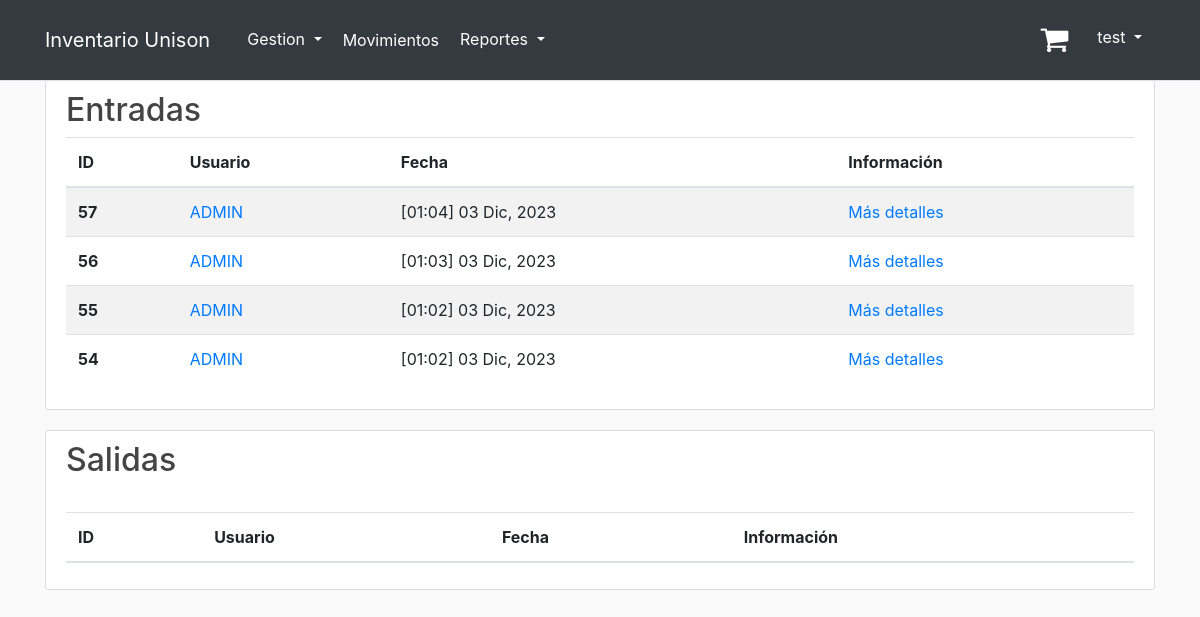
The page /movements (signed in) on the database its author committed.
### inventory/models.py (models this page shows, shortened)
class Report(models.Model):
    TYPE_MOVEMENT = [
        ('entrada', 'Entrada'),
        ('salida', 'Salida'),
    ]
    date = models.DateTimeField(default=timezone.now)
    movement = models.CharField(max_length=10, choices=TYPE_MOVEMENT)
    user = models.ForeignKey(User, on_delete=models.CASCADE)
    reason = models.TextField(blank=True, null=True)

### inventory/views.py (the view)
# urls.py: path('movements', views.movements, name='movements'),
@staff_member_required
def movements(request):
    movements_input = Report.objects.filter(movement='entrada').order_by('-date')
    movements_output = Report.objects.filter(movement='salida').order_by('-date')
    return render(request, 'inventory/movements.html',
                  {'title': 'Stock Movements', 'movements_input': movements_input,
                   'movements_output': movements_output})

### inventory/templates/inventory/movements.html (shortened to what this page needs)
{% extends "base.html" %}
{% load crispy_forms_filters %}
{% load crispy_forms_tags %}
{% block content %}
    <div class="content-section">
        <h2 class="report-header">Entradas</h2>
        <table class="table table-striped">
            <thead>
            <tr>
                <th scope="col">ID</th>
                <th scope="col">Usuario</th>
                <th scope="col">Fecha</th>
                <th scope="col">Información</th>
            </tr>
            </thead>
            <tbody>
            {% for movement_input in movements_input %}
                <tr>
                    <th scope="row">
                        {{ movement_input.id }}
                    </th>
                    <td>
                        <a href="{% url 'display_profile' movement_input.user.id %}">{{ movement_input.user.first_name }}</a>
                    </td>
                    <td> {{ movement_input.date|date:"[H:i] d M, Y" }}</td>
                    <td>
                        <a href="{% url 'movement_info' movement_input.id %}"> Más detalles</a>
                    </td>
                </tr>
            {% endfor %}
            </tbody>
        </table>
    </div>
    <div class="content-section">
        <h2 class="report-header">Salidas</h2>
        <table class="table table-striped">
            <thead>
            <tr>
                <th scope="col">ID</th>
                <th scope="col">Usuario</th>
                <th scope="col">Fecha</th>
                <th scope="col">Información</th>
            </tr>
            </thead>
        </table>
    </div>
{% endblock content %}

### templates/base.html (shortened to what this page needs)
{% load static %}
{% load i18n %}
{% language 'es' %}
<!DOCTYPE html>
<html lang="es">
<head>
    <link rel="stylesheet" href="https://cdnjs.cloudflare.com/ajax/libs/font-awesome/4.7.0/css/font-awesome.min.css">
    <link rel="stylesheet" href="https://cdn.jsdelivr.net/npm/bootstrap@4.3.1/dist/css/bootstrap.min.css"
>
    <link rel="stylesheet" type="text/css" href="{% static 'inventory/main.css' %}">
</head>
<body>
<header class="site-header">
    <nav class="navbar navbar-expand-md navbar-dark bg-dark fixed-top border-bottom">
        <div class="container">
            <a class="navbar-brand mr-4" href="/">Inventario Unison</a>
            <div class="collapse navbar-collapse" id="navbarToggle">
                <div class="navbar-nav mr-auto">
                    {% if user.is_staff %}
                        <li class="nav-item dropdown">
                            <button class="btn btn-dark dropdown-toggle" data-bs-toggle="dropdown"
                                    aria-expanded="false">
                                Gestion
                            </button>
                        </li>
                        <a class="nav-item nav-link" href="{% url 'movements' %}" style="color: white;">Movimientos</a>
                        <li class="nav-item dropdown">
                            <button class="btn btn-dark dropdown-toggle" data-bs-toggle="dropdown"
                                    aria-expanded="false">
                                Reportes
                            </button>
                        </li>
                    {% endif %}
                </div>
                <div class="navbar-nav">
                    {% if user.is_authenticated %}
                        <div class="d-flex m-3 me-0">
                            <a href="{% url 'shopping_cart' %}" class="position-relative me-4 my-auto">
                                <i class="fa fa-shopping-cart" aria-hidden="true"
                                   style="font-size:30px; color: white;"></i>
                            </a>
                        </div>
                        <div class="dropdown">
                            <button class="btn btn-dark dropdown-toggle" type="button" id="dropdownMenuButton"
                                    data-toggle="dropdown" aria-haspopup="true" aria-expanded="false"
                                    style="position: relative; top: 10px;">
                                {{ user.username }}
                            </button>
                        </div>
                    {% else %}
                        <a class="nav-item nav-link" href="{% url 'login' %}">Iniciar Sesion</a>
                    {% endif %}
                </div>
            </div>
        </div>
    </nav>
</header>
<main role="main" class="container">
    {% block content %}{% endblock %}
</main>
</body>
</html>
{% endlanguage %}

### inventory/static/inventory/main.css (style rules this page uses)
body { background: #fafafa; color: #333333; margin-top: 5rem; }
h1, h2, h3, h4, h5, h6 { color: #444444; }
.site-header .navbar-nav .nav-link { color: #cbd5db; }
.content-section { background: #ffffff; padding: 10px 20px; border: 1px solid #dddddd; border-radius: 3px; margin-bottom: 20px; }

### rows shown on the page
Report: id "57", user.first_name "ADMIN", date "[01:04] 03 Dic, 2023"
Report: id "56", user.first_name "ADMIN", date "[01:03] 03 Dic, 2023"
Report: id "55", user.first_name "ADMIN", date "[01:02] 03 Dic, 2023"
Report: id "54", user.first_name "ADMIN", date "[01:02] 03 Dic, 2023"

### other values the page prints
{{ user.username }} "test"
